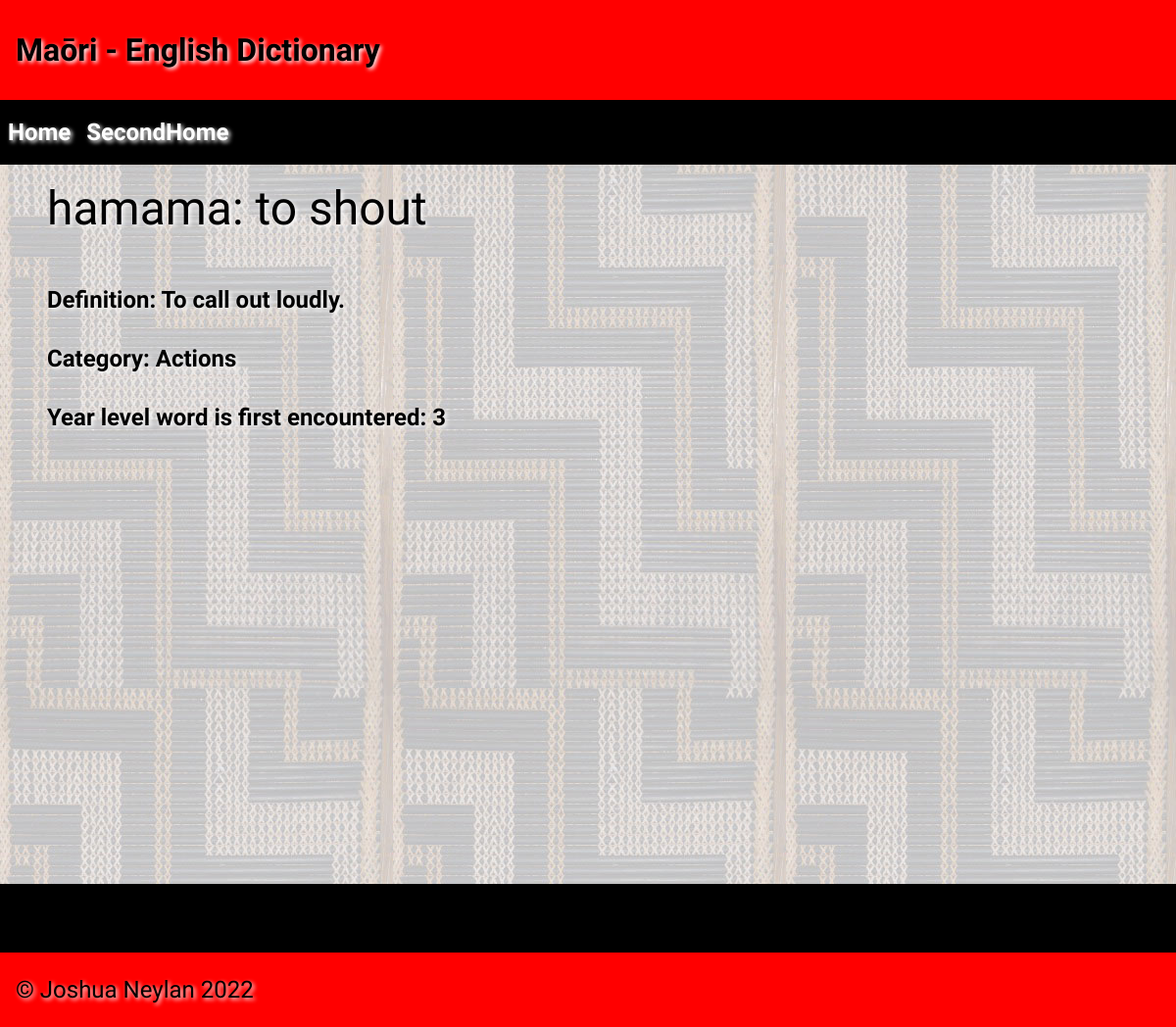
The page /categorys/Actions/hamama on the database its author committed.
### tables this page shows
CREATE TABLE "Dictionary"
(
    id         integer
        constraint Dictionary_pk
            primary key autoincrement,
    maori      varchar(85),
    english    varchar(100),
    category   varchar(50),
    year_level integer(13),
    image      varchar(100),
    image_type varchar(5),
    timestamp  datetime,
    author     varchar(60)
, definition varchar(200));

### app.py (the view)
@app.route("/categorys/<category>/<word>")
def render_category_word_details(word, category):
    con = create_connection(DB_NAME)
    query = "SELECT maori, english, category, definition, year_level, image, image_type, timestamp, author FROM Dictionary WHERE maori = ?"
    cur = con.cursor()
    cur.execute(query, (word,))
    word_details = cur.fetchall()
    improved_word_details = []
    for i in range(len(word_details[0])):
        improved_word_details.append(word_details[0][i])
    con.close()
    print(improved_word_details)
    return render_template("word_details.html", word_details=improved_word_details, category=category)

### app.py (called while the page is built)
def create_connection(db_file):
    try:
        connection = sqlite3.connect(db_file)
        connection.execute("pragma foreign_keys=ON")
        return connection
    except Error as e:
        print(e)
    return None

### templates/word_details.html (shortened to what this page needs)
{% extends 'base.html' %}
{% block heading %}Maōri - English Dictionary{% endblock %}
{% block main %}
    <div class = "h0">{{word_details[0]}}: {{word_details[1]}}</div>
    <br>
    <h2>Definition: {{word_details[3]}}</h2>
    <h2>Category: {{word_details[2]}}</h2>
    <h2>Year level word is first encountered: {{word_details[4]}}</h2>
{% endblock %}

### static/css/style.css (style rules this page uses)
* { font-family: Comfortaa, sans-serif; margin: 0; padding: 0; box-sizing: border-box; }
.h0 { padding: 1rem 0; font-family: 'Suez One', serif; color: #000; text-shadow: 2px 2px 4px #fff; font-size: 300%; }
h1, h2, h3, h4 { padding: 1rem 0; font-family: 'Suez One', serif; color: #000; text-shadow: 2px 2px 4px #fff; }

### rows shown on the page
Dictionary: maori "hamama", english "to shout", definition "To call out loudly.", category "Actions", year_level "3"
